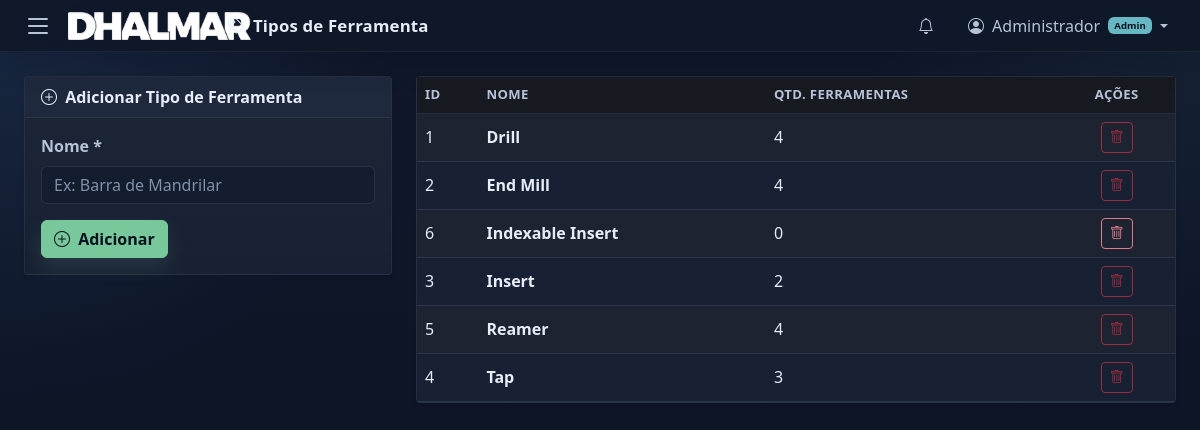
Page /tool-types/ (signed in) on the earlier database version.
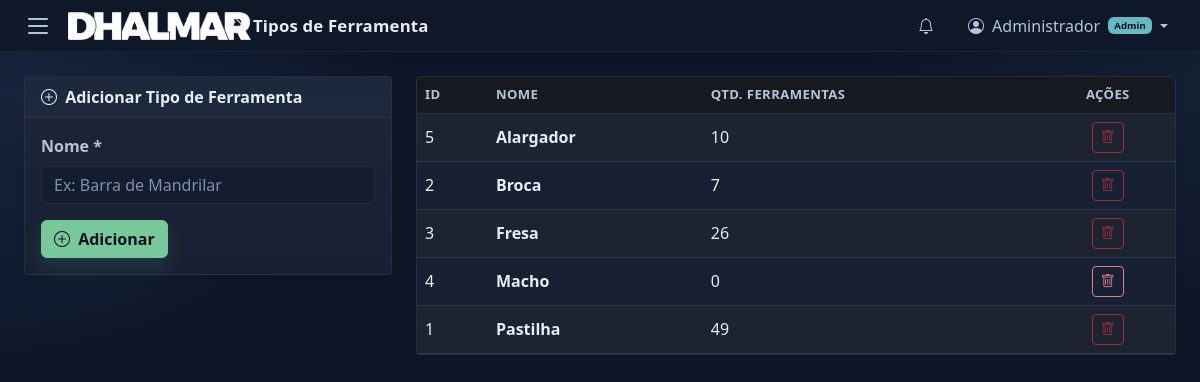
Same page on the later database version.
### app/models.py (models this page shows, shortened)
class ToolType(Base):
    __tablename__ = "tool_types"
    id = Column(Integer, primary_key=True, index=True)
    name = Column(String(100), nullable=False, unique=True)
    tools = relationship("Tool", back_populates="tool_type")

### app/routers/tool_types.py (the view)
@router.get("/")
def tool_types_list(request: Request, db: Session = Depends(get_db)):
    types = db.query(ToolType).order_by(ToolType.name).all()
    return request.app.state.templates.TemplateResponse(
        request=request,
        name="tool_types/index.html",
        context={"tool_types": types},
    )

### app/templates/tool_types/index.html (shortened to what this page needs)
{% extends "base.html" %}
{% set active_page = "tool_types" %}
{% block topbar_title %}<i class="bi bi-tags me-2"></i>Tipos de Ferramenta{% endblock %}
{% block content %}
<div class="row g-4">
    <div class="col-lg-4">
        <div class="card shadow-sm">
            <div class="card-header">
                <i class="bi bi-plus-circle me-1"></i> Adicionar Tipo de Ferramenta
            </div>
            <div class="card-body">
                <form method="POST" action="/tool-types/create">
                    <div class="mb-3">
                        <label class="form-label fw-semibold">Nome *</label>
                        <input type="text" name="name" class="form-control"
                               placeholder="Ex: Barra de Mandrilar" required>
                    </div>
                    <button type="submit" class="btn btn-success">
                        <i class="bi bi-plus-circle me-1"></i> Adicionar
                    </button>
                </form>
            </div>
        </div>
    </div>
    <div class="col-lg-8">
        <div class="card shadow-sm">
            <div class="card-body p-0">
                <div class="table-responsive">
                    <table class="table table-hover table-striped mb-0 align-middle">
                        <thead class="table-dark">
                            <tr>
                                <th>ID</th>
                                <th>Nome</th>
                                <th>Qtd. Ferramentas</th>
                                <th class="text-center">Ações</th>
                            </tr>
                        </thead>
                        <tbody>
                        {% for tt in tool_types %}
                            <tr>
                                <td>{{ tt.id }}</td>
                                <td class="fw-semibold">{{ tt.name }}</td>
                                <td>{{ tt.tools | length }}</td>
                                <td class="text-center">
                                    <form method="POST" action="/tool-types/{{ tt.id }}/delete"
                                          class="d-inline"
                                          onsubmit="return confirm('Excluir tipo {{ tt.name }}?')">
                                        <button class="btn btn-sm btn-outline-danger"
                                                {% if tt.tools %}disabled title="Não é possível excluir: possui ferramentas"{% endif %}>
                                            <i class="bi bi-trash"></i>
                                        </button>
                                    </form>
                                </td>
                            </tr>
                        {% endfor %}
                        </tbody>
                    </table>
                </div>
            </div>
        </div>
    </div>
</div>
{% endblock %}

Differences in the rows shown:
removed ToolType: id "6", name "Indexable Insert", tools|length "0"
changed ToolType id 5: name "Reamer" → "Alargador"; tools|length "4" → "10"; moves up the list
changed ToolType id 2: name "End Mill" → "Broca"; tools|length "4" → "7"
changed ToolType id 3: name "Insert" → "Fresa"; tools|length "2" → "26"
changed ToolType id 4: name "Tap" → "Macho"; tools|length "3" → "0"
changed ToolType id 1: name "Drill" → "Pastilha"; tools|length "4" → "49"; moves down the list
